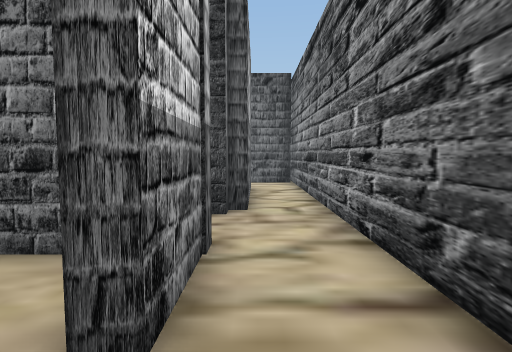
view 1 (above)

15 first-person views from a walk through a 3-D level made in the Unity game engine. The camera is 1.3 m above the floor, tilts 4° down and sees 80° across. The floor is counted in squares, 1 m on a side. Each view is taken from the middle of a square. On the plan, view 1 faces up. The plan holds only what a view shows up to about 14 squares ahead; the rest is blank. The place goes on beyond the plan. The player is left out.

view 2
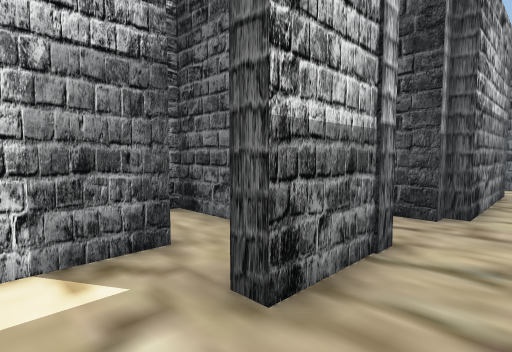

view 3
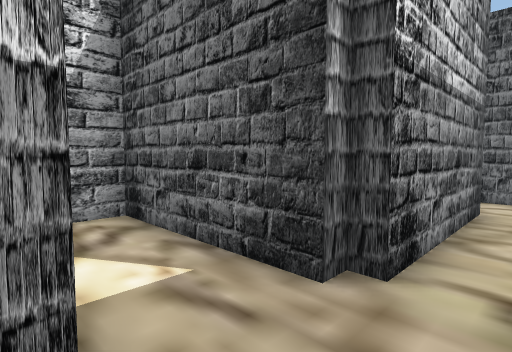

view 4
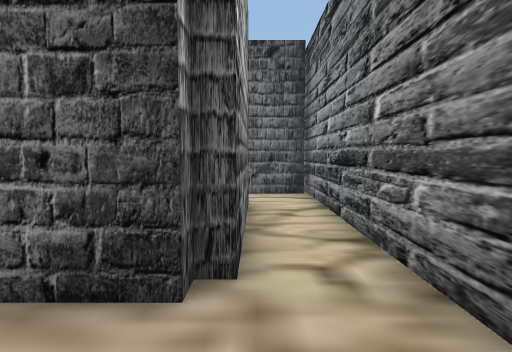

view 5
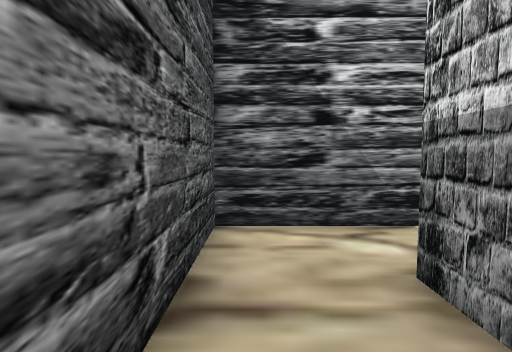

view 6
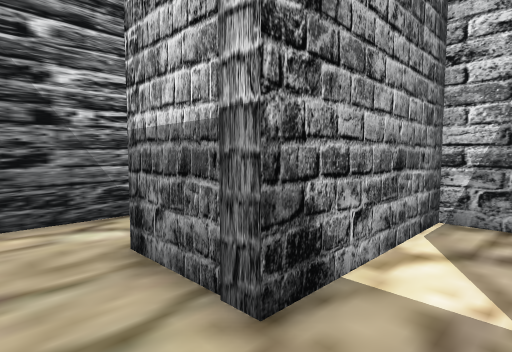

view 7
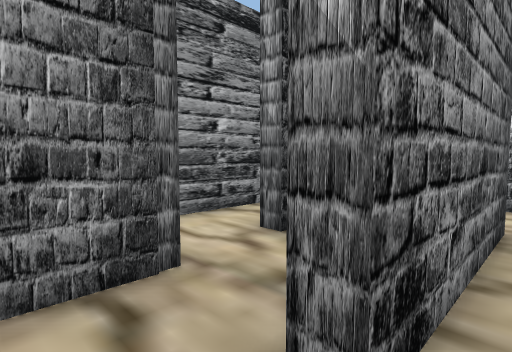

view 8
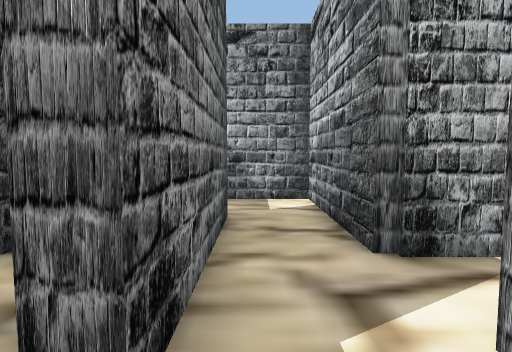

view 9
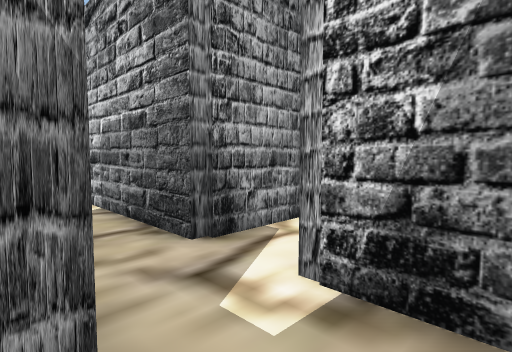

view 10
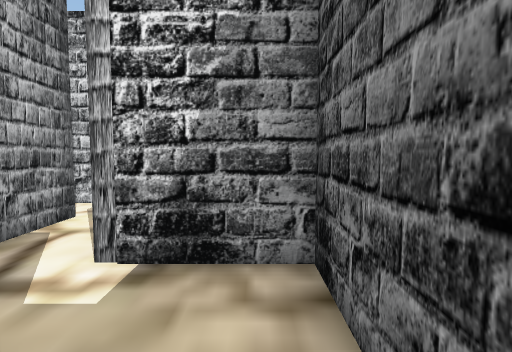

view 11
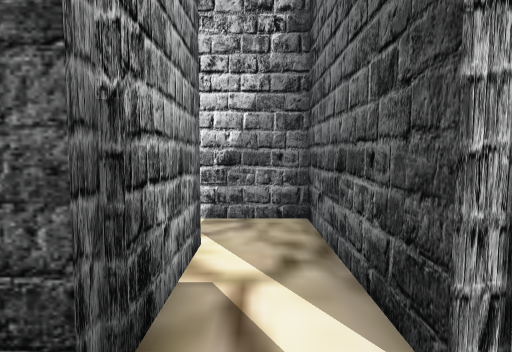

view 12
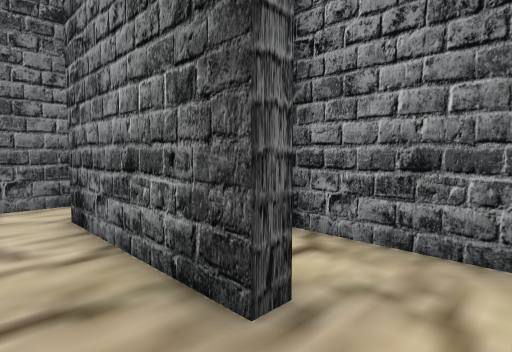

view 13
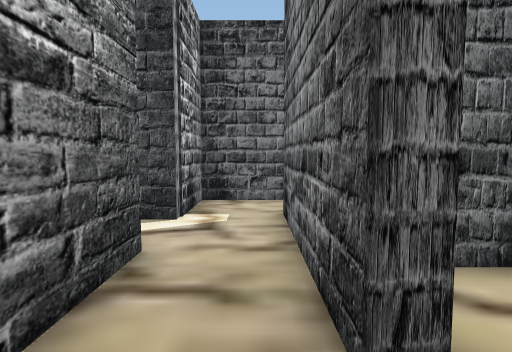

view 14
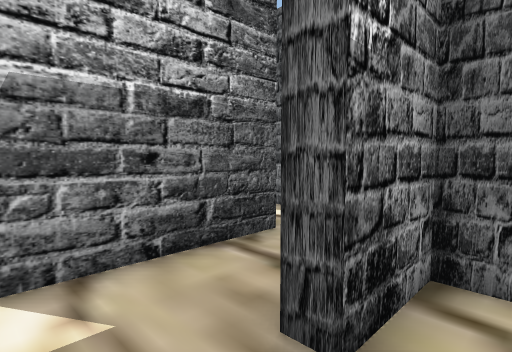

view 15
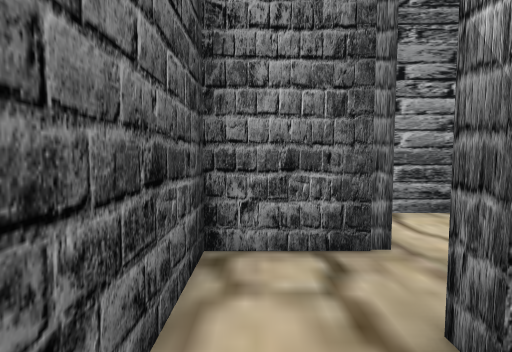

### Floor plan
Key: @ floor where view 1 was taken; # wall or solid block; . floor.
Columns run from 10 left of view 1 to 2 right of it. Each row starts with its distance up from view 1.
 17     ######
 16     #....#
 15     #....#  #
 14 #####..#.####
 13 #......#....#
 12 #.###..####.#
 11 #   #..#.##.#
 10     #..#.##.#
  9     #....##.#
  8     #....##.#
  7     #######.#
  6     #.......#
  5     #.......#
  4     ######..#
  3      ....#..#
  2        #.#..#
  1        #....#
  0        #..@.#
 -1        ######

Where each view was taken, in squares from view 1:
view 1: 0 up, 0 right, facing up
view 2: 0 up, 1 right, facing up-left
view 3: 4 up, 1 right, facing up-left
view 4: 4 up, 0 right, facing up
view 5: 5 up, 1 right, facing down
view 6: 6 up, 1 right, facing down-left
view 7: 16 up, 4 left, facing down-right
view 8: 16 up, 4 left, facing down
view 9: 16 up, 3 left, facing down-left
view 10: 16 up, 2 left, facing left
view 11: 13 up, 4 left, facing left
view 12: 8 up, 5 left, facing up-right
view 13: 8 up, 4 left, facing up
view 14: 8 up, 2 left, facing up-left
view 15: 16 up, 5 left, facing right
